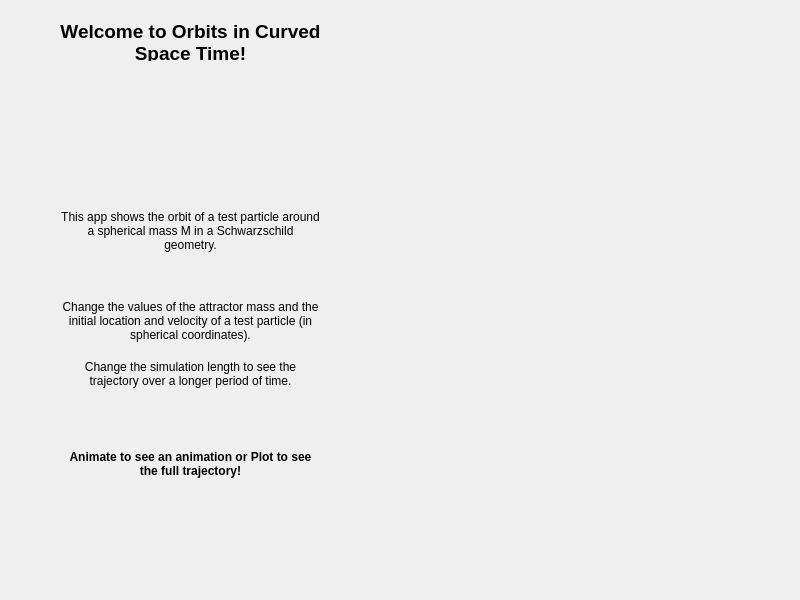
<?xml version="1.0" encoding="UTF-8"?>
<ui version="4.0">
 <class>MainWindow</class>
 <widget class="QMainWindow" name="MainWindow">
  <property name="geometry">
   <rect>
    <x>0</x>
    <y>0</y>
    <width>800</width>
    <height>600</height>
   </rect>
  </property>
  <property name="sizePolicy">
   <sizepolicy hsizetype="Fixed" vsizetype="Fixed">
    <horstretch>0</horstretch>
    <verstretch>0</verstretch>
   </sizepolicy>
  </property>
  <property name="minimumSize">
   <size>
    <width>800</width>
    <height>600</height>
   </size>
  </property>
  <property name="maximumSize">
   <size>
    <width>800</width>
    <height>600</height>
   </size>
  </property>
  <property name="windowTitle">
   <string>Orbits in Curved Space Time</string>
  </property>
  <widget class="QWidget" name="centralwidget">
   <widget class="QLabel" name="label">
    <property name="geometry">
     <rect>
      <x>60</x>
      <y>60</y>
      <width>261</width>
      <height>121</height>
     </rect>
    </property>
    <property name="text">
     <string/>
    </property>
    <property name="textFormat">
     <enum>Qt::AutoText</enum>
    </property>
    <property name="pixmap">
     <pixmap resource="Resources.qrc">:/Prefix/Orbit.png</pixmap>
    </property>
   </widget>
   <widget class="QLabel" name="label_2">
    <property name="geometry">
     <rect>
      <x>50</x>
      <y>20</y>
      <width>281</width>
      <height>41</height>
     </rect>
    </property>
    <property name="frameShape">
     <enum>QFrame::NoFrame</enum>
    </property>
    <property name="frameShadow">
     <enum>QFrame::Plain</enum>
    </property>
    <property name="lineWidth">
     <number>1</number>
    </property>
    <property name="text">
     <string>&lt;html&gt;&lt;head/&gt;&lt;body&gt;&lt;p&gt;&lt;span style=&quot; font-size:14pt; font-weight:600;&quot;&gt;Welcome to Orbits in Curved Space Time!&lt;/span&gt;&lt;/p&gt;&lt;/body&gt;&lt;/html&gt;</string>
    </property>
    <property name="textFormat">
     <enum>Qt::AutoText</enum>
    </property>
    <property name="alignment">
     <set>Qt::AlignHCenter|Qt::AlignTop</set>
    </property>
    <property name="wordWrap">
     <bool>true</bool>
    </property>
   </widget>
   <widget class="QLabel" name="label_3">
    <property name="geometry">
     <rect>
      <x>60</x>
      <y>210</y>
      <width>261</width>
      <height>81</height>
     </rect>
    </property>
    <property name="text">
     <string>This app shows the orbit of a test particle around a spherical mass M in a Schwarzschild geometry.</string>
    </property>
    <property name="alignment">
     <set>Qt::AlignHCenter|Qt::AlignTop</set>
    </property>
    <property name="wordWrap">
     <bool>true</bool>
    </property>
   </widget>
   <widget class="QLabel" name="label_4">
    <property name="geometry">
     <rect>
      <x>60</x>
      <y>300</y>
      <width>261</width>
      <height>81</height>
     </rect>
    </property>
    <property name="text">
     <string>&lt;html&gt;&lt;head/&gt;&lt;body&gt;&lt;p&gt;Change the values of the attractor mass and the initial location and velocity of a test particle (in spherical coordinates).&lt;/p&gt;&lt;/body&gt;&lt;/html&gt;</string>
    </property>
    <property name="alignment">
     <set>Qt::AlignHCenter|Qt::AlignTop</set>
    </property>
    <property name="wordWrap">
     <bool>true</bool>
    </property>
   </widget>
   <widget class="QLabel" name="label_5">
    <property name="geometry">
     <rect>
      <x>60</x>
      <y>450</y>
      <width>261</width>
      <height>41</height>
     </rect>
    </property>
    <property name="frameShape">
     <enum>QFrame::NoFrame</enum>
    </property>
    <property name="text">
     <string>&lt;html&gt;&lt;head/&gt;&lt;body&gt;&lt;p&gt;&lt;span style=&quot; font-weight:600;&quot;&gt;Animate to see an animation or Plot to see the full trajectory!&lt;/span&gt;&lt;/p&gt;&lt;/body&gt;&lt;/html&gt;</string>
    </property>
    <property name="alignment">
     <set>Qt::AlignHCenter|Qt::AlignTop</set>
    </property>
    <property name="wordWrap">
     <bool>true</bool>
    </property>
   </widget>
   <widget class="QLabel" name="label_6">
    <property name="geometry">
     <rect>
      <x>60</x>
      <y>360</y>
      <width>261</width>
      <height>81</height>
     </rect>
    </property>
    <property name="text">
     <string>&lt;html&gt;&lt;head/&gt;&lt;body&gt;&lt;p&gt;Change the simulation length to see the trajectory over a longer period of time.&lt;/p&gt;&lt;/body&gt;&lt;/html&gt;</string>
    </property>
    <property name="alignment">
     <set>Qt::AlignHCenter|Qt::AlignTop</set>
    </property>
    <property name="wordWrap">
     <bool>true</bool>
    </property>
   </widget>
  </widget>
 </widget>
 <resources>
  <include location="Resources.qrc"/>
 </resources>
 <connections/>
</ui>
